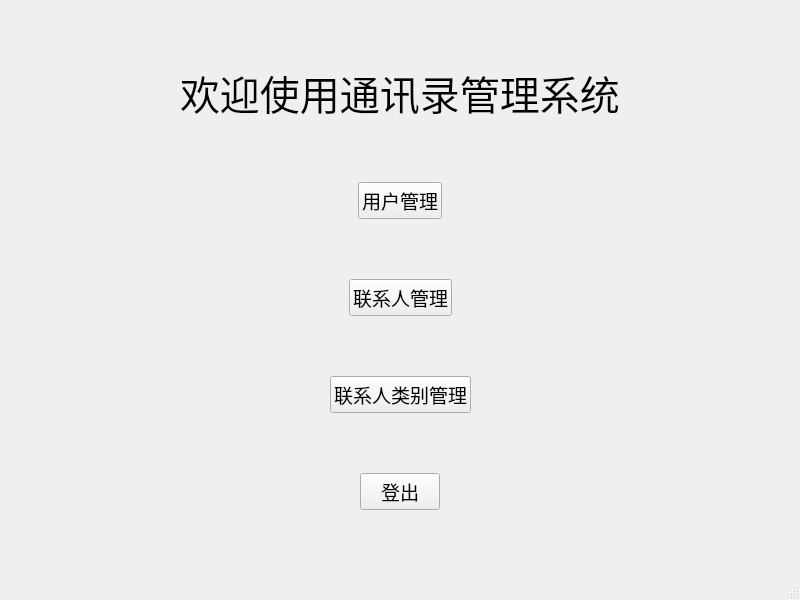
<?xml version="1.0" encoding="UTF-8"?>
<ui version="4.0">
 <class>usermanagement</class>
 <widget class="QMainWindow" name="usermanagement">
  <property name="geometry">
   <rect>
    <x>0</x>
    <y>0</y>
    <width>800</width>
    <height>600</height>
   </rect>
  </property>
  <property name="font">
   <font>
    <family>楷体</family>
   </font>
  </property>
  <property name="windowTitle">
   <string>MainWindow</string>
  </property>
  <widget class="QWidget" name="centralwidget">
   <layout class="QVBoxLayout" name="verticalLayout">
    <item>
     <layout class="QHBoxLayout" name="horizontalLayout">
      <item>
       <spacer name="horizontalSpacer">
        <property name="orientation">
         <enum>Qt::Horizontal</enum>
        </property>
        <property name="sizeHint" stdset="0">
         <size>
          <width>40</width>
          <height>20</height>
         </size>
        </property>
       </spacer>
      </item>
      <item>
       <widget class="QLabel" name="label">
        <property name="sizePolicy">
         <sizepolicy hsizetype="Preferred" vsizetype="Fixed">
          <horstretch>0</horstretch>
          <verstretch>0</verstretch>
         </sizepolicy>
        </property>
        <property name="font">
         <font>
          <pointsize>30</pointsize>
         </font>
        </property>
        <property name="text">
         <string>欢迎使用通讯录管理系统</string>
        </property>
       </widget>
      </item>
      <item>
       <spacer name="horizontalSpacer_2">
        <property name="orientation">
         <enum>Qt::Horizontal</enum>
        </property>
        <property name="sizeHint" stdset="0">
         <size>
          <width>40</width>
          <height>20</height>
         </size>
        </property>
       </spacer>
      </item>
     </layout>
    </item>
    <item>
     <layout class="QHBoxLayout" name="horizontalLayout_2">
      <item>
       <spacer name="horizontalSpacer_3">
        <property name="orientation">
         <enum>Qt::Horizontal</enum>
        </property>
        <property name="sizeHint" stdset="0">
         <size>
          <width>40</width>
          <height>20</height>
         </size>
        </property>
       </spacer>
      </item>
      <item>
       <widget class="QPushButton" name="pushButton">
        <property name="font">
         <font>
          <pointsize>14</pointsize>
         </font>
        </property>
        <property name="text">
         <string>用户管理</string>
        </property>
       </widget>
      </item>
      <item>
       <spacer name="horizontalSpacer_4">
        <property name="orientation">
         <enum>Qt::Horizontal</enum>
        </property>
        <property name="sizeHint" stdset="0">
         <size>
          <width>40</width>
          <height>20</height>
         </size>
        </property>
       </spacer>
      </item>
     </layout>
    </item>
    <item>
     <layout class="QHBoxLayout" name="horizontalLayout_3">
      <item>
       <spacer name="horizontalSpacer_5">
        <property name="orientation">
         <enum>Qt::Horizontal</enum>
        </property>
        <property name="sizeHint" stdset="0">
         <size>
          <width>40</width>
          <height>20</height>
         </size>
        </property>
       </spacer>
      </item>
      <item>
       <widget class="QPushButton" name="pushButton_2">
        <property name="font">
         <font>
          <pointsize>14</pointsize>
         </font>
        </property>
        <property name="text">
         <string>联系人管理</string>
        </property>
       </widget>
      </item>
      <item>
       <spacer name="horizontalSpacer_6">
        <property name="orientation">
         <enum>Qt::Horizontal</enum>
        </property>
        <property name="sizeHint" stdset="0">
         <size>
          <width>40</width>
          <height>20</height>
         </size>
        </property>
       </spacer>
      </item>
     </layout>
    </item>
    <item>
     <layout class="QHBoxLayout" name="horizontalLayout_4">
      <item>
       <spacer name="horizontalSpacer_7">
        <property name="orientation">
         <enum>Qt::Horizontal</enum>
        </property>
        <property name="sizeHint" stdset="0">
         <size>
          <width>40</width>
          <height>20</height>
         </size>
        </property>
       </spacer>
      </item>
      <item>
       <widget class="QPushButton" name="pushButton_3">
        <property name="font">
         <font>
          <pointsize>14</pointsize>
         </font>
        </property>
        <property name="text">
         <string>联系人类别管理</string>
        </property>
       </widget>
      </item>
      <item>
       <spacer name="horizontalSpacer_8">
        <property name="orientation">
         <enum>Qt::Horizontal</enum>
        </property>
        <property name="sizeHint" stdset="0">
         <size>
          <width>40</width>
          <height>20</height>
         </size>
        </property>
       </spacer>
      </item>
     </layout>
    </item>
    <item>
     <layout class="QHBoxLayout" name="horizontalLayout_5">
      <item>
       <spacer name="horizontalSpacer_9">
        <property name="orientation">
         <enum>Qt::Horizontal</enum>
        </property>
        <property name="sizeHint" stdset="0">
         <size>
          <width>40</width>
          <height>20</height>
         </size>
        </property>
       </spacer>
      </item>
      <item>
       <widget class="QPushButton" name="pushButton_4">
        <property name="font">
         <font>
          <pointsize>14</pointsize>
         </font>
        </property>
        <property name="text">
         <string>登出</string>
        </property>
       </widget>
      </item>
      <item>
       <spacer name="horizontalSpacer_10">
        <property name="orientation">
         <enum>Qt::Horizontal</enum>
        </property>
        <property name="sizeHint" stdset="0">
         <size>
          <width>40</width>
          <height>20</height>
         </size>
        </property>
       </spacer>
      </item>
     </layout>
    </item>
   </layout>
  </widget>
  <widget class="QMenuBar" name="menubar">
   <property name="geometry">
    <rect>
     <x>0</x>
     <y>0</y>
     <width>800</width>
     <height>21</height>
    </rect>
   </property>
  </widget>
  <widget class="QStatusBar" name="statusbar"/>
 </widget>
 <resources/>
 <connections/>
</ui>
